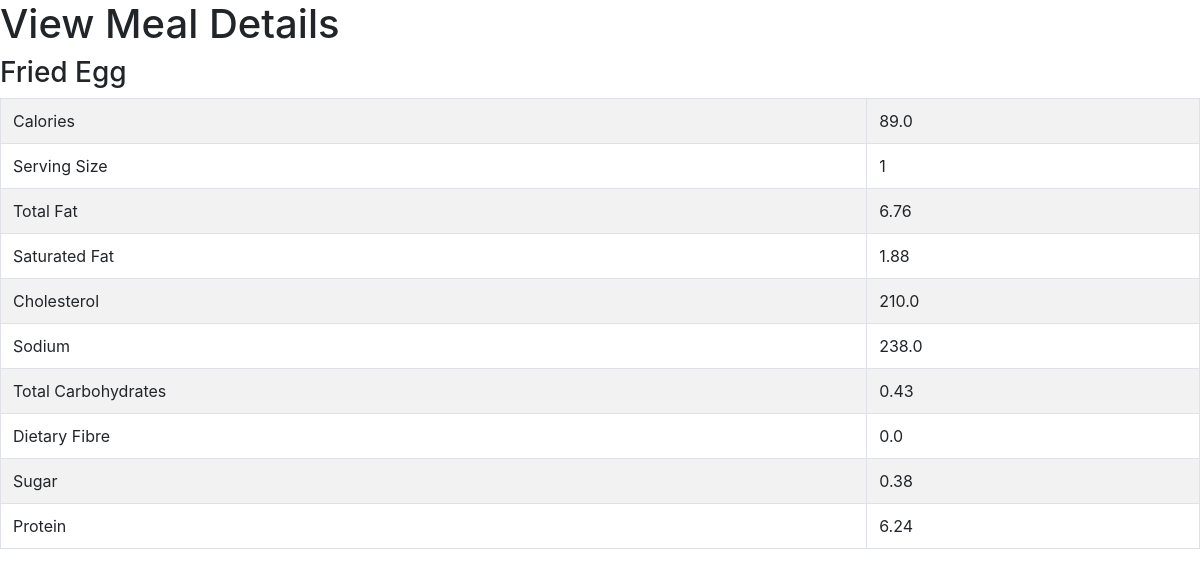
/view_meal/3, run on the app's committed database.
### food/models.py (models this page shows, shortened)
class Meal(models.Model):
    BREAKFAST = 1
    MORNING_SNACK = 2
    LUNCH = 3
    AFTERNOON_SNACK = 4
    DINNER = 5
    EVENING_SNACK = 6
    MEAL_TIME_TYPES = (
        (BREAKFAST, "Breakfast"),
        (MORNING_SNACK, "Morning Snack"),
        (LUNCH, "Lunch"),
        (AFTERNOON_SNACK, "Afternoon Snack"),
        (DINNER, "Dinner"),
        (EVENING_SNACK, "Evening Snack")
    )
    food = models.ForeignKey(Food, verbose_name="Food" , on_delete = models.CASCADE)
    serving_size = models.IntegerField(verbose_name="Serving Size")
    meal_time = models.IntegerField(verbose_name="Meal Time", choices=MEAL_TIME_TYPES)
    def get_total_calories(self):
        return self.serving_size * self.food.calories
    def get_total_serving_size(self):
        return self.serving_size
    def get_total_total_fat(self):
        return self.serving_size * self.food.total_fat
    def get_total_saturated_fat(self):
        return self.serving_size * self.food.saturated_fat
    def get_total_cholesterol(self):
        return self.serving_size * self.food.cholesterol
    def get_total_sodium(self):
        return self.serving_size * self.food.sodium
    def get_total_total_carbohydrates(self):
        return self.serving_size * self.food.total_carbohydrate
    def get_total_dietary_fibre(self):
        return self.serving_size * self.food.dietary_fibre
    def get_total_sugar(self):
        return self.serving_size * self.food.sugar
    def get_total_protein(self):
        return self.serving_size * self.food.protein

class Food(models.Model):
    name = models.CharField(verbose_name="Food Name", max_length=200)
    calories = models.FloatField(verbose_name="Calories (kcal)")
    total_fat = models.FloatField(verbose_name="Total Fat (g)")
    saturated_fat = models.FloatField(verbose_name="Saturated Fat (g)")
    cholesterol = models.FloatField(verbose_name="Cholesterol (mg)")
    sodium = models.FloatField(verbose_name="Sodium (mg)")
    total_carbohydrate = models.FloatField(verbose_name="Total Carbohydrate (g)")
    dietary_fibre = models.FloatField(verbose_name="Dietary Fibre (g)")
    sugar = models.FloatField(verbose_name="Sugar (g)")
    protein = models.FloatField(verbose_name="Protein (g)")

### food/views.py (the view)
# urls.py: url(r'^view_meal/(?P<meal_id>\d+)$', view_meal, name='view-meal'),
def view_meal(request, meal_id):
    template = 'view_meal.html'
    meal = Meal.objects.get(id=int(meal_id))
    context = {
            'meal': meal,
        }
    return render(request, template, context)

### templates/view_meal.html (shortened to what this page needs)
<html>
	<head>
		<link rel="stylesheet" href="https://stackpath.bootstrapcdn.com/bootstrap/4.1.1/css/bootstrap.min.css">
	</head>
	<body>
		<h1>View Meal Details</h1>
		<h3>{{ meal.food.name }}</h3>
		<table class="table table-striped table-bordered">
			<tbody>
				<tr>
					<td>Calories</td>
					<td>{{ meal.get_total_calories }}</td>
				</tr>
				<tr>
					<td>Serving Size</td>
					<td>{{ meal.get_total_serving_size }}</td>
				</tr>
				<tr>
					<td>Total Fat</td>
					<td>{{ meal.get_total_total_fat }}</td>
				</tr>
				<tr>
					<td>Saturated Fat</td>
					<td>{{ meal.get_total_saturated_fat }}</td>
				</tr>
				<tr>
					<td>Cholesterol</td>
					<td>{{ meal.get_total_cholesterol }}</td>
				</tr>
				<tr>
					<td>Sodium</td>
					<td>{{ meal.get_total_sodium }}</td>
				</tr>
				<tr>
					<td>Total Carbohydrates</td>
					<td>{{ meal.get_total_total_carbohydrates }}</td>
				</tr>
				<tr>
					<td>Dietary Fibre</td>
					<td>{{ meal.get_total_dietary_fibre }}</td>
				</tr>
				<tr>
					<td>Sugar</td>
					<td>{{ meal.get_total_sugar }}</td>
				</tr>
				<tr>
					<td>Protein</td>
					<td>{{ meal.get_total_protein }}</td>
				</tr>
			</tbody>
		</table>
	</body>
</html>

### data on the page
Meal: food.name "Fried Egg", get_total_calories "89.0", get_total_serving_size "1", get_total_total_fat "6.76", get_total_saturated_fat "1.88", get_total_cholesterol "210.0", get_total_sodium "238.0", get_total_total_carbohydrates "0.43", get_total_dietary_fibre "0.0", get_total_sugar "0.38", get_total_protein "6.24"
